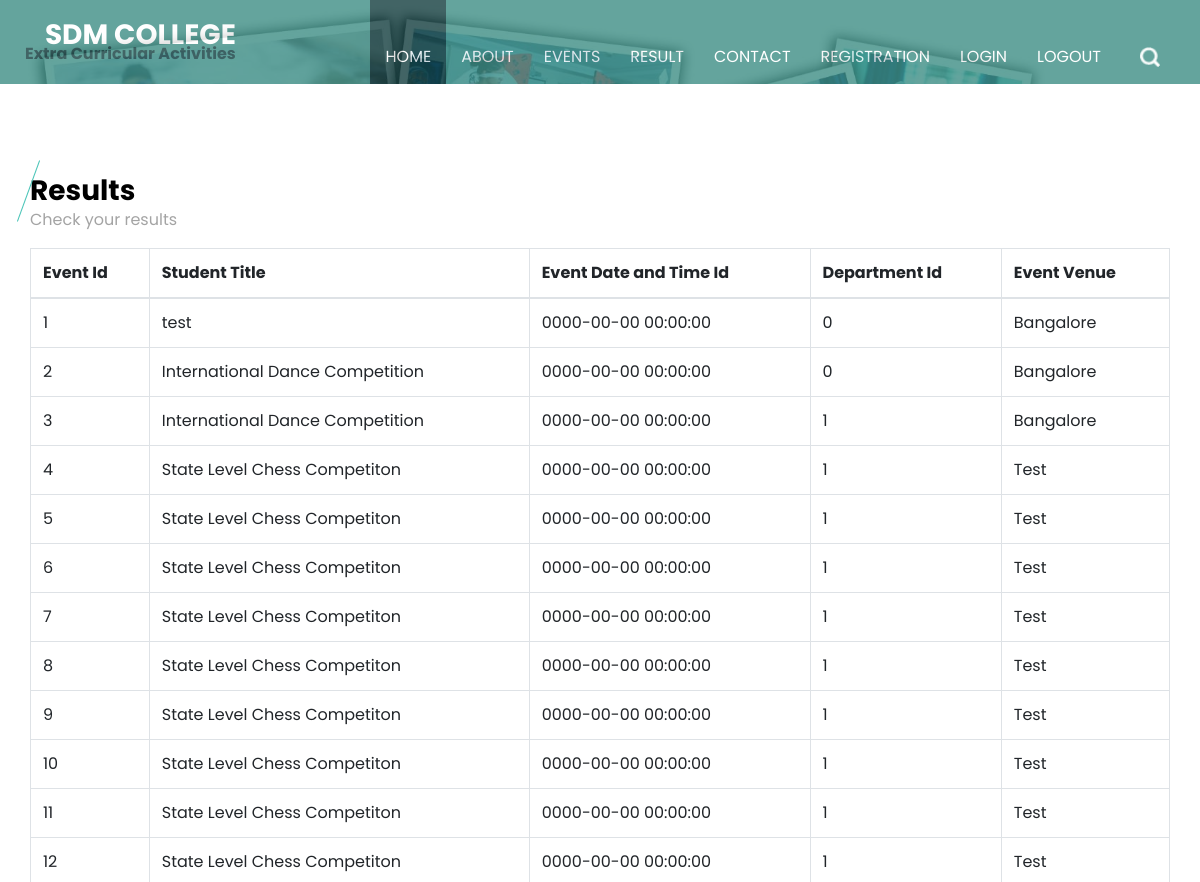
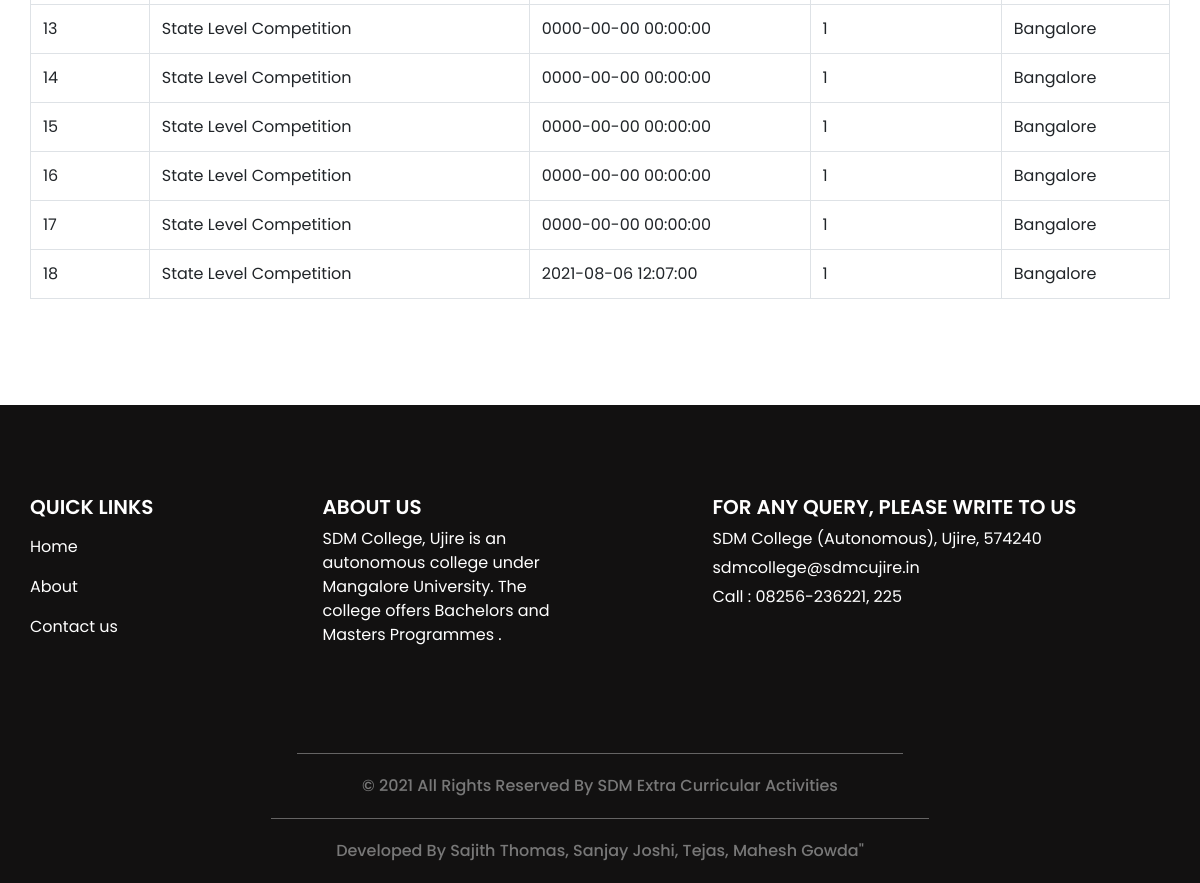
The page /event_display.php on the database as committed earlier (2 pictures, top to bottom).
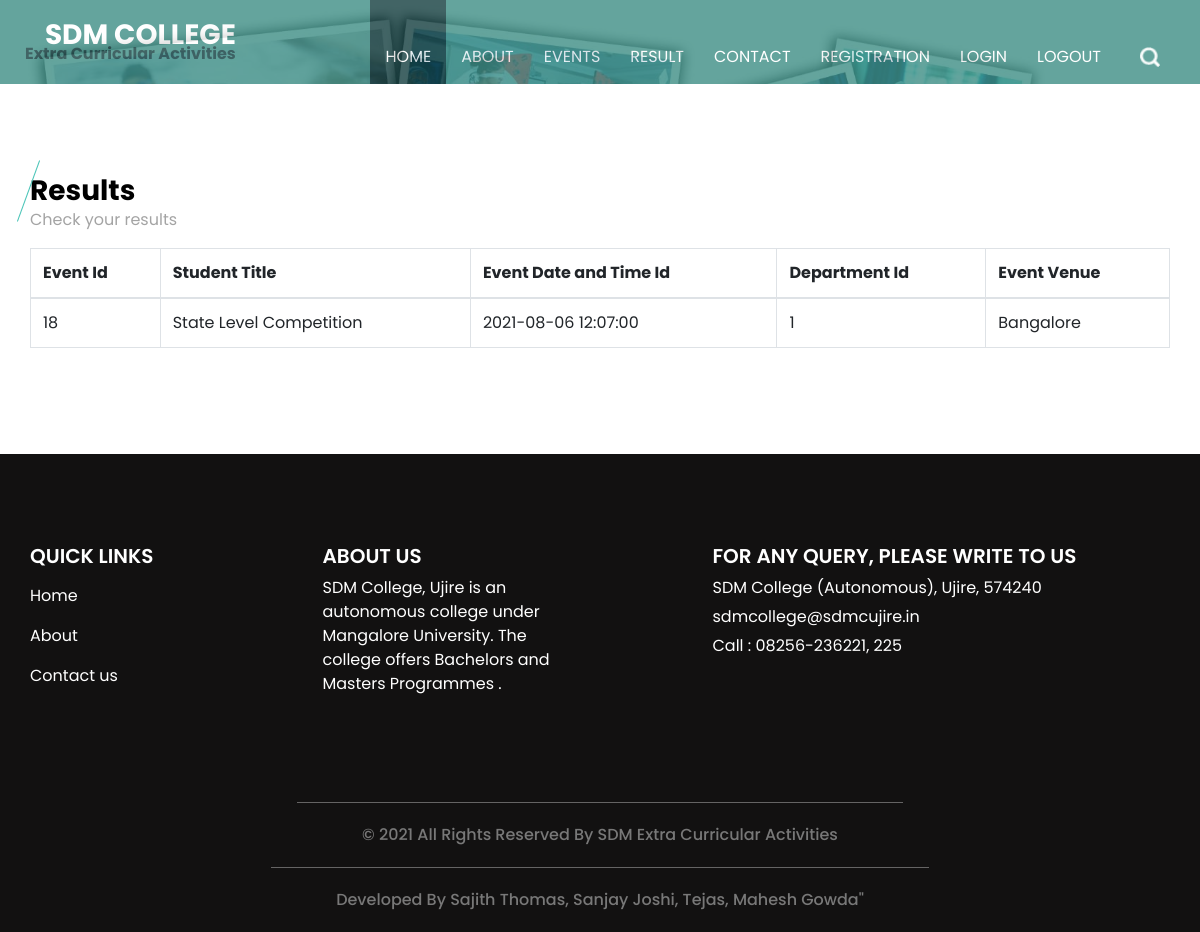
The same page on the database as committed later.
### tables this page shows
CREATE TABLE `event` (
  `event_id` bigint(20) NOT NULL,
  `event_type_id` int(11) NOT NULL,
  `event_title` varchar(300) NOT NULL,
  `event_description` text NOT NULL,
  `event_rules` text NOT NULL,
  `event_banner` varchar(300) NOT NULL,
  `department_id` int(11) NOT NULL,
  `course_id` int(11) NOT NULL,
  `st_class` varchar(20) NOT NULL,
  `event_date_time` datetime NOT NULL,
  `event_venue` text NOT NULL,
  `staff_id` int(11) NOT NULL,
  `event_status` varchar(10) NOT NULL
);

### event_display.php (the view, shortened to what this page needs)
<?php
include("header.php");
?>
  <section class="event_section layout_padding">
    <div class="container">
      <div class="heading_container">
        <h3>
         Results
        </h3>
        <p>
         Check your results
        </p>
      </div>
      <div class="event_container">
        <div class="">
<table id="datatableplugin" class="table table-bordered">
	<thead>
		<tr>
			<th>Event Id</th>
			<th>Student Title</th>
			<th>Event Date and Time Id</th>
			<th>Department Id</th>
			<th>Event Venue</th>
		</tr>
	</thead>
	<tbody>
		<?php
		$sqlview = "SELECT * FROM  event";
		$qsqlview = mysqli_query($con,$sqlview);
		while($rsview = mysqli_fetch_array($qsqlview))
		{
			echo "<tr>
				<td>$rsview[event_id]</td>
				<td>$rsview[event_title]</td>
				<td>$rsview[event_date_time]</td>
				<td>$rsview[department_id]</td>
				<td>$rsview[event_venue]</td>
			</tr>";
		}
		?>
	</tbody>
</table>
        </div>
      </div>
    </div>
  </section>
<?php
include("footer.php");
?>

### header.php (shortened to what this page needs)
<!DOCTYPE html>
<html>
<head>
  <link rel="stylesheet" type="text/css" href="css/bootstrap.css" />
  <link href="css/style.css" rel="stylesheet" />
  <link href="css/responsive.css" rel="stylesheet" />
  <link href="css/jquery.dataTables.min.css" rel="stylesheet" />
</head>
<body
<?php
if(basename($_SERVER['PHP_SELF']) != "index.php")
{
?>
class="sub_page"
<?php
}
?>>
  <div class="hero_area">
    <header class="header_section">
      <div class="container-fluid">
        <nav class="navbar navbar-expand-lg custom_nav-container ">
          <a class="navbar-brand" href="index.php">
            <h3>
              SDM College
            </h3>
            <span>Extra Curricular Activities</span>
          </a>
          <div class="collapse navbar-collapse ml-auto" id="navbarSupportedContent">
            <ul class="navbar-nav  ml-auto">
              <li class="nav-item active">
                <a class="nav-link" href="index.php">Home <span class="sr-only">(current)</span></a>
              </li>
              <li class="nav-item">
                <a class="nav-link" href="about.php"> About </a>
              </li>
              <li class="nav-item">
                <a class="nav-link" href="event.php"> Events </a>
              </li>
              <li class="nav-item">
                <a class="nav-link" href="course.php"> Result </a>
              </li>
              <li class="nav-item">
                <a class="nav-link" href="contact.php">Contact</a>
              </li>
			  <li class="nav-item">
                <a class="nav-link" href="student.php">Registration</a>
              </li>
              <li class="nav-item">
                <a class="nav-link" href="login.php">Login</a>
              </li>
			  <li class="nav-item">
			    <a class="nav-link" href="logout.php">Logout</a>
			  </li>
            </ul>
            <form class="form-inline my-2 my-lg-0 ml-0 ml-lg-4 mb-3 mb-lg-0">
              <button class="btn  my-2 my-sm-0 nav_search-btn" type="submit"></button>
            </form>
          </div>
        </nav>
      </div>
    </header>
	</body>
	</html>

### footer.php (shortened to what this page needs)
  <section class="info_section layout_padding">
    <div class="container">
      <div class="row">
        <div class="col-md-3">
          <div class="info_menu">
            <h5>
              QUICK LINKS
            </h5>
            <ul class="navbar-nav  ">
              <li class="nav-item active">
                <a class="nav-link" href="index.php">Home <span class="sr-only">(current)</span></a>
              </li>
              <li class="nav-item">
                <a class="nav-link" href="about.php"> About </a>
              </li>
              <li class="nav-item">
                <a class="nav-link" href="contact.php">Contact us</a>
              </li>
            </ul>
          </div>
        </div>
        <div class="col-md-3">
          <div class="info_course">
            <h5>
              About Us
            </h5>
            <p>
              SDM College, Ujire is an autonomous college under Mangalore University. The college offers Bachelors and Masters Programmes .
            </p>
          </div>
        </div>
        <div class="col-md-5 offset-md-1">
          <div class="info_news">
            <h5>
              FOR ANY QUERY, PLEASE WRITE TO US
            </h5>
            <div class="info_contact">
              <a href="">
                SDM College (Autonomous), Ujire, 574240
              </a>
              <a href="">
                sdmcollege@sdmcujire.in
              </a>
              <a href="">
                Call : 08256-236221, 225
              </a>
            </div>
          </div>
        </div>
      </div>
    </div>
  </section>
  <footer class="container-fluid footer_section">
    <p>
      &copy; 2021 All Rights Reserved By SDM Extra Curricular Activities
    </p>
  </footer>
  <footer class="container-fluid footer_section">
      <p>
        Developed By Sajith Thomas, Sanjay Joshi, Tejas, Mahesh Gowda"
      </p>
  </footer>
</body>
</html>

### css/style.css (style rules this page uses)
body { font-family: "Poppins", sans-serif; color: #000000; background-color: #ffffff; }
.header_section { background-color: #3e8e85; opacity: 0.8; }
.layout_padding { padding: 90px 0; }
.heading_container { display: -webkit-box; display: -ms-flexbox; display: flex; -webkit-box-orient: vertical; -webkit-box-direction: normal; -ms-flex-direction: column; flex-direction: column; -webkit-box-align: start; -ms-flex-align: start; align-items: flex-start; }
.heading_container h3 { font-weight: bold; position: relative; margin-bottom: 15px; }
.heading_container h3::before { content: ""; position: absolute; top: 50%; left: 2px; width: 1px; height: 65px; background-color: #4bc5b8; -webkit-transform: translateY(-50%) rotate(20deg); transform: translateY(-50%) rotate(20deg); }
.hero_area { height: 100vh; background-color: #b5caee; background-image: url(../images/hero-bg.jpg); background-size: cover; }
.sub_page .hero_area { height: auto; }
.header_section .container-fluid { padding-right: 25px; padding-left: 25px; }
.custom_nav-container .navbar-nav .nav-item .nav-link { padding: 45px 15px 15px; color: #ffffff; text-align: center; position: relative; text-transform: uppercase; }
.custom_nav-container .navbar-nav .nav-item:hover .nav-link, .custom_nav-container .navbar-nav .nav-item.active .nav-link { background-color: #133e3f; }
.custom_nav-container .form-inline { padding-top: 30px; }
a, a:hover, a:focus { text-decoration: none; }
.btn, .btn:focus { outline: none !important; -webkit-box-shadow: none; box-shadow: none; }
.custom_nav-container .nav_search-btn { background-image: url(../images/search-icon.png); background-size: 20px; background-repeat: no-repeat; background-position-y: 7px; width: 35px; height: 35px; padding: 0; border: none; }
.navbar-brand { display: -webkit-box; display: -ms-flexbox; display: flex; -webkit-box-orient: vertical; -webkit-box-direction: normal; -ms-flex-direction: column; flex-direction: column; -webkit-box-align: end; -ms-flex-align: end; align-items: flex-end; }
.navbar-brand h3 { color: #ffffff; font-weight: bold; text-transform: uppercase; margin: 0; }
.navbar-brand span { font-size: 16px; font-weight: bold; color: #133e3f; margin-top: -10px; }
.custom_nav-container { z-index: 99999; padding: 0; }
.event_section .heading_container h3 { margin-bottom: 0; }
.event_section .heading_container h3::before { left: -2px; }
.event_section p { color: #a4a4a4; }
.info_section { background-color: #121111; color: #ffffff; }
.info_section h5 { text-transform: uppercase; font-weight: 600; }
.info_section .info_menu .navbar-nav .nav-item .nav-link { color: #ffffff; }
.info_section .info_news .info_contact { display: -webkit-box; display: -ms-flexbox; display: flex; -webkit-box-orient: vertical; -webkit-box-direction: normal; -ms-flex-direction: column; flex-direction: column; -webkit-box-align: start; -ms-flex-align: start; align-items: flex-start; }
.info_section .info_news .info_contact a { color: #ffffff; margin-bottom: 5px; }
.footer_section { background-color: #121111; font-weight: 500; display: -webkit-box; display: -ms-flexbox; display: flex; -webkit-box-pack: center; -ms-flex-pack: center; justify-content: center; }
.footer_section p { padding: 20px 65px; color: #787878; margin: 0 auto; text-align: center; border-top: 1px solid rgba(224, 224, 224, 0.4); }

### css/responsive.css (style rules this page uses)
@media (min-width: 1200px) { .container { max-width: 1170px; } }

Rows that differ between the two databases and show on the page:
removed event: event_id "1", event_title "test", event_date_time "0000-00-00 00:00:00", department "0", event_venue "Bangalore"
removed event: event_id "2", event_title "International Dance Competition", event_date_time "0000-00-00 00:00:00", department "0", event_venue "Bangalore"
removed event: event_id "3", event_title "International Dance Competition", event_date_time "0000-00-00 00:00:00", department "1", event_venue "Bangalore"
removed event: event_id "4", event_title "State Level Chess Competiton", event_date_time "0000-00-00 00:00:00", department "1", event_venue "Test"
removed event: event_id "5", event_title "State Level Chess Competiton", event_date_time "0000-00-00 00:00:00", department "1", event_venue "Test"
removed event: event_id "6", event_title "State Level Chess Competiton", event_date_time "0000-00-00 00:00:00", department "1", event_venue "Test"
removed event: event_id "7", event_title "State Level Chess Competiton", event_date_time "0000-00-00 00:00:00", department "1", event_venue "Test"
removed event: event_id "8", event_title "State Level Chess Competiton", event_date_time "0000-00-00 00:00:00", department "1", event_venue "Test"
removed event: event_id "9", event_title "State Level Chess Competiton", event_date_time "0000-00-00 00:00:00", department "1", event_venue "Test"
removed event: event_id "10", event_title "State Level Chess Competiton", event_date_time "0000-00-00 00:00:00", department "1", event_venue "Test"
removed event: event_id "11", event_title "State Level Chess Competiton", event_date_time "0000-00-00 00:00:00", department "1", event_venue "Test"
removed event: event_id "12", event_title "State Level Chess Competiton", event_date_time "0000-00-00 00:00:00", department "1", event_venue "Test"
removed event: event_id "13", event_title "State Level Competition", event_date_time "0000-00-00 00:00:00", department "1", event_venue "Bangalore"
removed event: event_id "14", event_title "State Level Competition", event_date_time "0000-00-00 00:00:00", department "1", event_venue "Bangalore"
removed event: event_id "15", event_title "State Level Competition", event_date_time "0000-00-00 00:00:00", department "1", event_venue "Bangalore"
removed event: event_id "16", event_title "State Level Competition", event_date_time "0000-00-00 00:00:00", department "1", event_venue "Bangalore"
removed event: event_id "17", event_title "State Level Competition", event_date_time "0000-00-00 00:00:00", department "1", event_venue "Bangalore"
